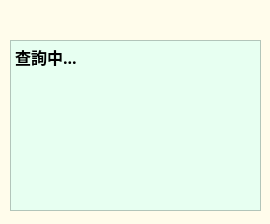
<?xml version="1.0" encoding="UTF-8"?>
<ui version="4.0">
 <class>SpeechEvent</class>
 <widget class="QDialog" name="SpeechEvent">
  <property name="geometry">
   <rect>
    <x>0</x>
    <y>0</y>
    <width>270</width>
    <height>224</height>
   </rect>
  </property>
  <property name="windowTitle">
   <string>演講查詢</string>
  </property>
  <property name="styleSheet">
   <string notr="true">background-color: rgb(255, 252, 235);</string>
  </property>
  <widget class="QTextBrowser" name="textBrowser">
   <property name="geometry">
    <rect>
     <x>10</x>
     <y>40</y>
     <width>251</width>
     <height>171</height>
    </rect>
   </property>
   <property name="font">
    <font>
     <family>微軟正黑體</family>
     <pointsize>12</pointsize>
     <italic>false</italic>
     <bold>true</bold>
    </font>
   </property>
   <property name="styleSheet">
    <string notr="true">font: 700 12pt &quot;微軟正黑體&quot;;
background-color: rgb(231, 255, 241);</string>
   </property>
   <property name="markdown">
    <string>`查詢中...`

</string>
   </property>
   <property name="html">
    <string>&lt;!DOCTYPE HTML PUBLIC &quot;-//W3C//DTD HTML 4.0//EN&quot; &quot;http://www.w3.org/TR/REC-html40/strict.dtd&quot;&gt;
&lt;html&gt;&lt;head&gt;&lt;meta name=&quot;qrichtext&quot; content=&quot;1&quot; /&gt;&lt;meta charset=&quot;utf-8&quot; /&gt;&lt;style type=&quot;text/css&quot;&gt;
p, li { white-space: pre-wrap; }
hr { height: 1px; border-width: 0; }
li.unchecked::marker { content: &quot;\2610&quot;; }
li.checked::marker { content: &quot;\2612&quot;; }
&lt;/style&gt;&lt;/head&gt;&lt;body style=&quot; font-family:'微軟正黑體'; font-size:12pt; font-weight:700; font-style:normal;&quot;&gt;
&lt;p style=&quot; margin-top:8px; margin-bottom:8px; margin-left:0px; margin-right:0px; -qt-block-indent:0; text-indent:0px;&quot;&gt;&lt;span style=&quot; font-family:'標楷體';&quot;&gt;查詢中...&lt;/span&gt;&lt;/p&gt;&lt;/body&gt;&lt;/html&gt;</string>
   </property>
  </widget>
 </widget>
 <resources/>
 <connections/>
</ui>
